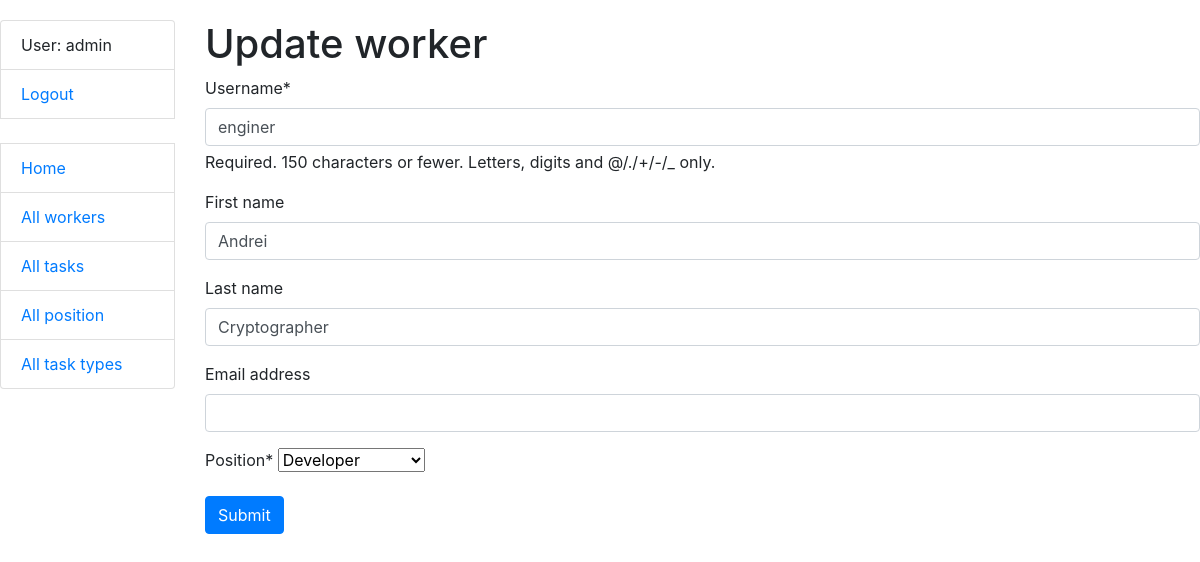
The app's page /workers/2/update/ (signed in), older data.
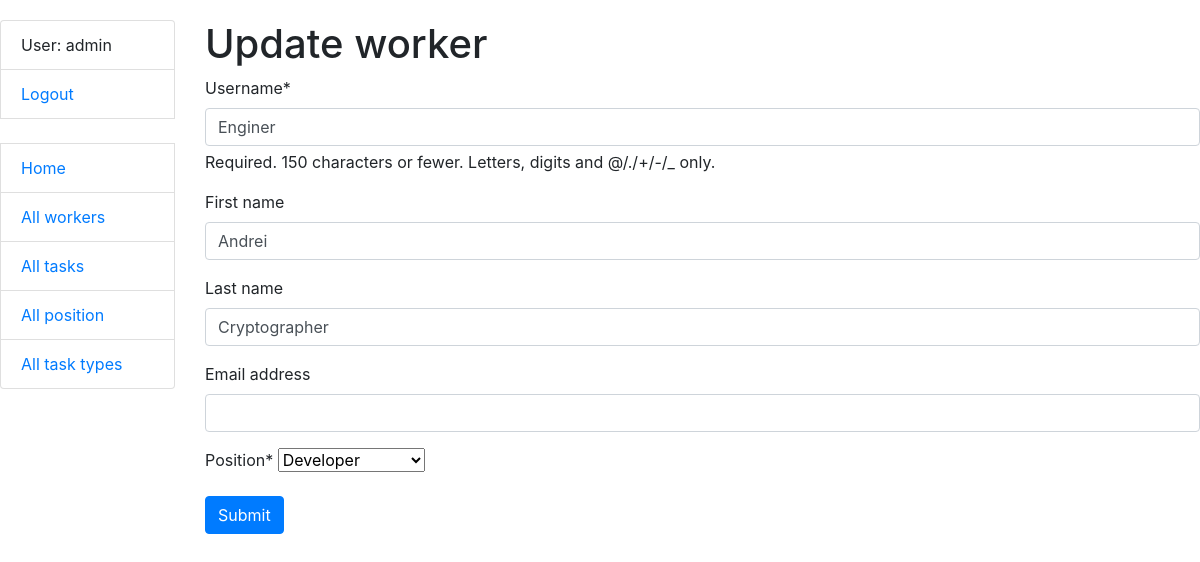
The same page, newer data.
### tasks/models.py (models this page shows, shortened)
class Worker(AbstractUser):
    position = models.ForeignKey(Position, on_delete=models.CASCADE, default=1)
    class Meta:
        ordering = ["username"]

### tasks/views.py (the view)
# urls.py: path("workers/<int:pk>/update/", WorkerUpdateView.as_view(), name="worker-update"),
class WorkerUpdateView(LoginRequiredMixin, generic.UpdateView):
    model = Worker
    fields = (
        "username",
        "first_name",
        "last_name",
        "email",
        "position"
    )
    success_url = reverse_lazy("tasks:worker-list")

### tasks/models.py (called while the page is built)
    def __str__(self) -> str:
        return self.name

### templates/tasks/worker_form.html (shortened to what this page needs)
{% extends "base.html" %}
{% load crispy_forms_filters %}
{% block content %}
  <h1>{{ object|yesno:"Update,Create" }} worker</h1>
  <form action="" method="post" novalidate>
    {{ form|crispy }}
    <input type="submit" value="Submit" class="btn btn-primary">
  </form>
{% endblock %}

Row changes from the older to the newer data that the page shows:
changed Worker "Andrei": username "enginer" → "Enginer"
